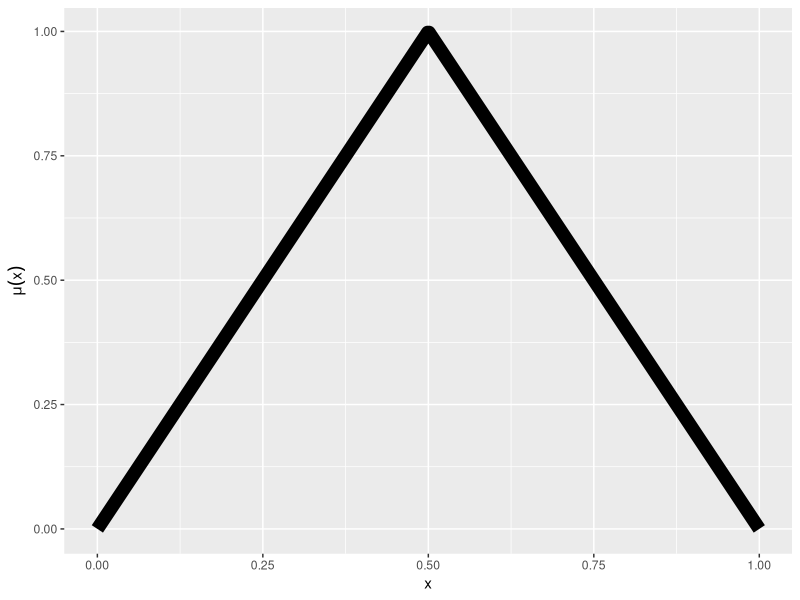
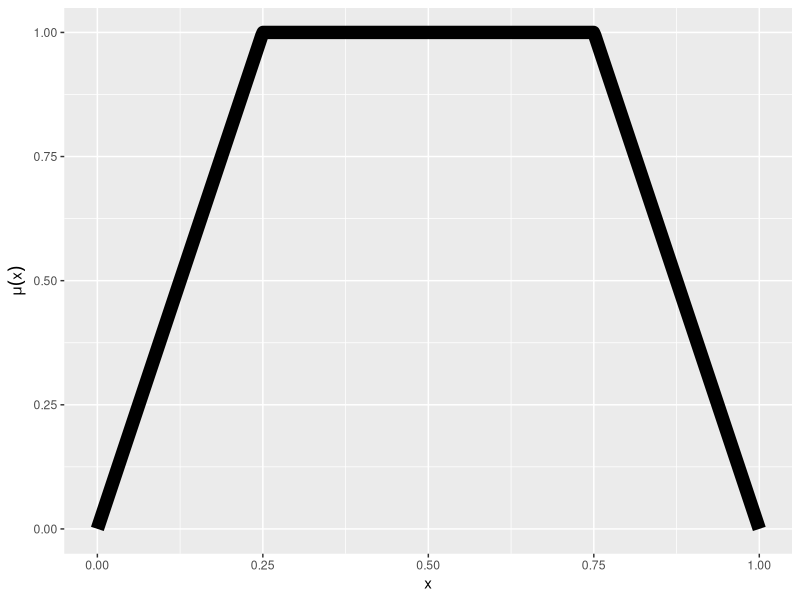
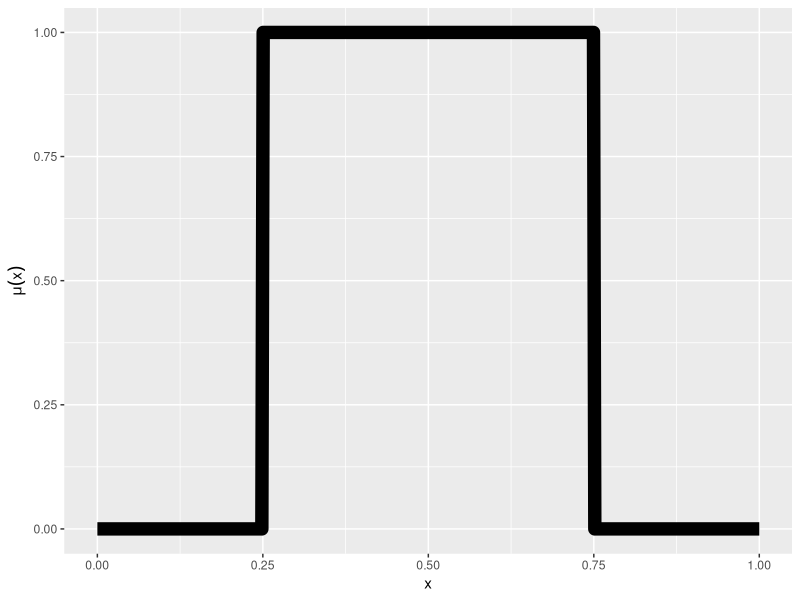
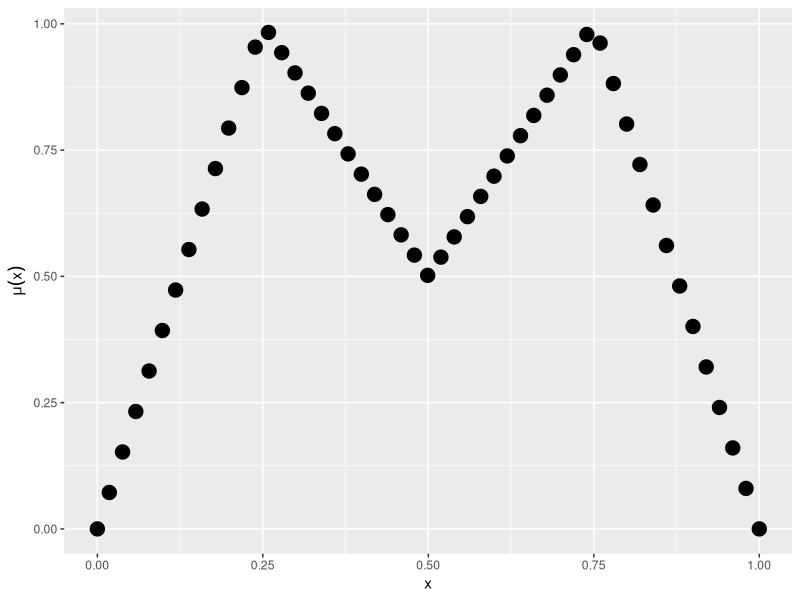
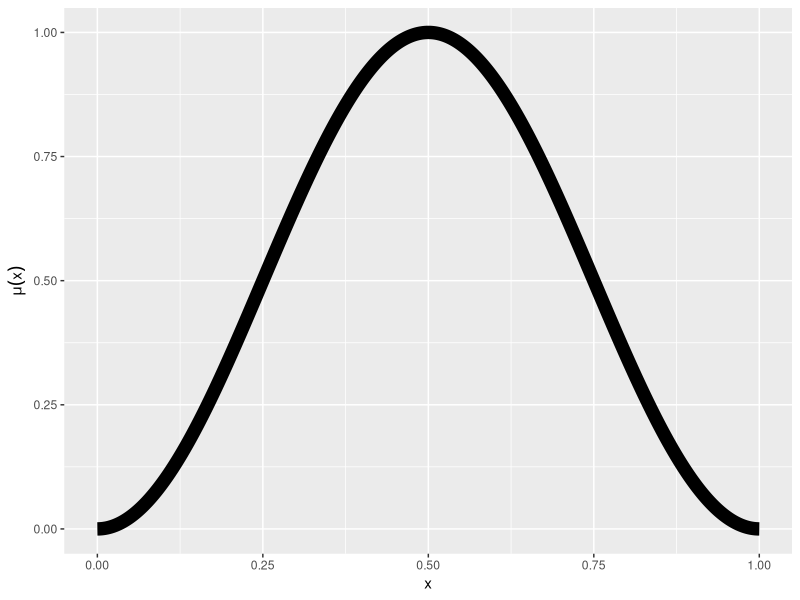
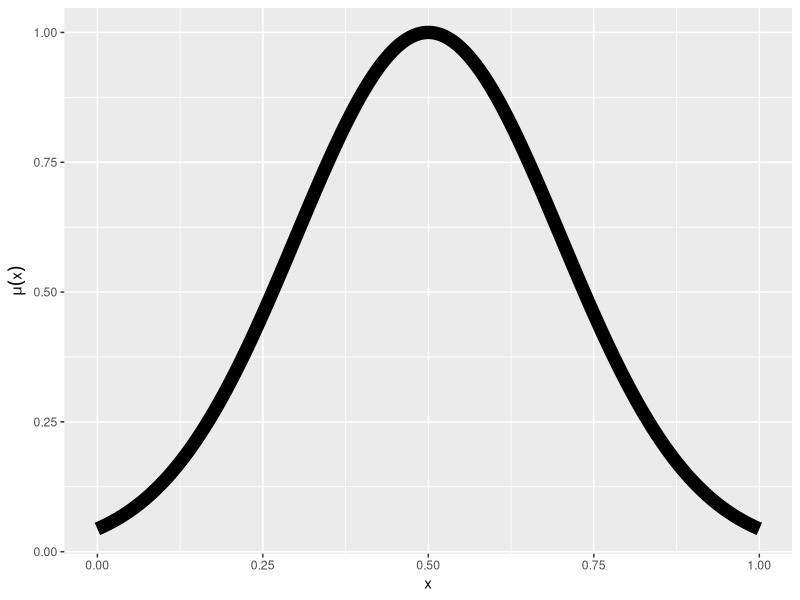
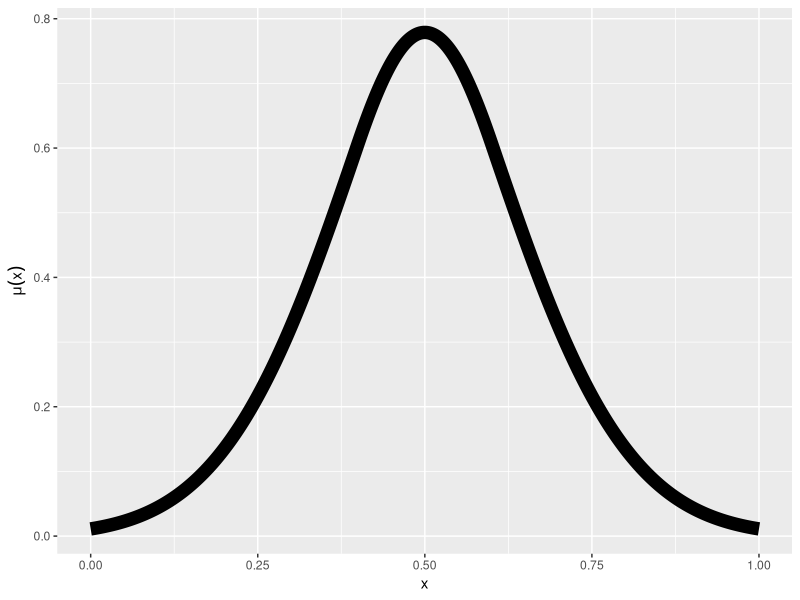
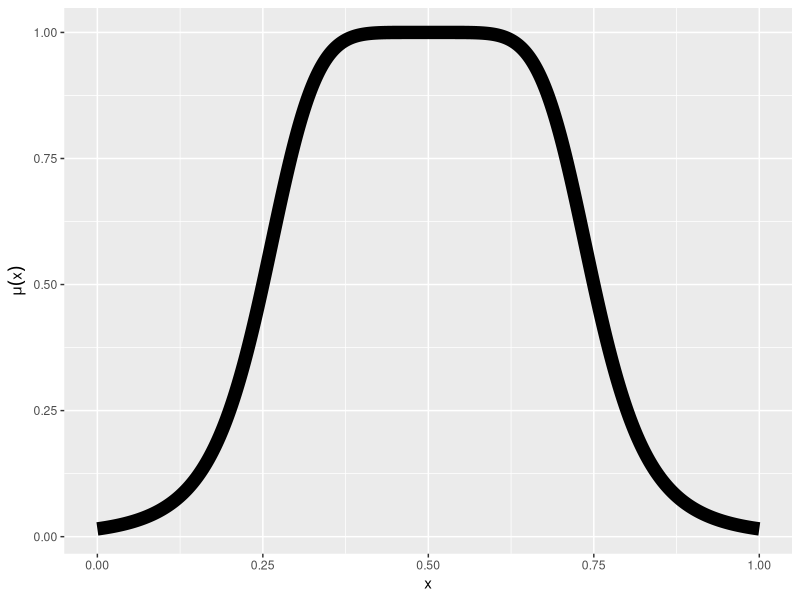

Source code (R) for these figures, in order:
library('ggplot2')

isEq = function(a,b,error=1e-5){
    abs(a - b) <= error
}

isLt = function(a,b,error=1e-5){
    !isEq(a,b,error) & a < b
}

isGt = function(a,b,error=1e-5){
    !isEq(a,b,error) & a > b
}

isLE = function(a,b,error=1e-5){
    isEq(a,b,error) | a < b
}

isGE = function(a,b,error=1e-5){
    isEq(a,b,error) | a > b
}

#Scale: Scales a number to a different scale
Scale = function(value, toMin, toMax, fromMin=min(value), fromMax=max(value)){
      (toMax - toMin) / (fromMax - fromMin) * (value - fromMin) + toMin
}

#Basic

term.triangle = function(x, a, b, c){
    if (isLt(x,a) | isGt(x,c)) 
        0.0
    else if (isEq(x,b))
        1.0
    else if (isLt(x,b))
        (x - a) / (b - a)
    else 
        result = (c - x) / (c - b)    
}

term.trapezoid = function(x,a,b,c,d){
        if (isLt(x, a) | isGt(x, d))
            0.0
        else if (isLE(x, b))
            min(1.0, (x - a) / (b - a))
        else if (isLE(x, c))
            1.0
        else if (isLE(x, d))
            (d - x) / (d - c)
}

term.rectangle = function(x,a,b){
    if (isLt(x, a) | isGt(x,b)) 
        0.0
    else 1.0
}

term.discrete = function(x, a, b){
    diff = b-a
    if (isLt(x,a) | isGt(x,b))
        0.0
    else if (isLt(x,.25 * diff))
        Scale(x, 0, 1, a, a + diff*.25)
    else if (isLt(x, .5*diff))
        Scale(x,1,0.5, a + diff*.25, a + diff*.5)
    else if (isLt(x, .75*diff))
        Scale(x,0.5,1,a+diff*.5, a+diff*.75)
    else if (isLt(x, diff))
        Scale(x, 1, 0, a+diff*.75, a+diff)
    else {0.0}
#    else if (isLt(x, a*.5)
}


term.bell = function(x, center, width, slope){
    1.0 / (1.0 + abs((x - center) / width)**(2 * slope));
}

#EXTENDED

term.cosine = function(x, center, width){
    if (isLt(x, center-width/2.0) || isGt(x, center+width/2.0)){
        0.0
    }else{
        0.5 * (1.0 + cos(2.0 / width * pi * (x - center)))
    }
}

term.gaussian = function(x, mean, sd){
    exp((-(x - mean) * (x - mean)) / (2 * sd * sd));
}

term.gaussianProduct = function(x, meanA, sdA, meanB, sdB){
        xLEa = isLE(x, meanA)
        a = exp((-(x - meanA) * (x - meanA)) / (2 * sdA * sdA)) * xLEa + (1 - xLEa)
        xGEb = isGE(x, meanB)
        b = exp((-(x - meanB) * (x - meanB)) / (2 * sdB * sdB)) * xGEb + (1 - xGEb)
        a * b
}

term.bell = function(x, center, width, slope){
    1.0 / (1.0 + abs((x - center) / width)** (2 * slope))
}

term.piShape = function(x, bottomLeft, topLeft, topRight, bottomRight){
        a_b_ave = (bottomLeft + topLeft) / 2.0
        b_minus_a = topLeft - bottomLeft
        c_d_ave = (topRight + bottomRight) / 2.0
        d_minus_c = bottomRight - topRight

        if (isLE(x, bottomLeft)) 0.0

        else if (isLE(x, a_b_ave))
            2.0 * ((x - bottomLeft) / b_minus_a) ** 2

        else if (isLt(x, topLeft))
            1.0 - 2.0 * ((x - topLeft) / b_minus_a)** 2

        else if (isLE(x, topRight))
            1.0

        else if (isLE(x, c_d_ave))
            1 - 2 * ((x - topRight) / d_minus_c)**2

        else if (isLt(x, bottomRight))
            2 * ((x - bottomRight) / d_minus_c)** 2

        else 0.0
}

term.sigmoidDifference = function(x, left, rising, falling, right){
        a = 1.0 / (1 + exp(-rising * (x - left)))
        b = 1.0 / (1 + exp(-falling * (x - right)))
        abs(a - b)
}

term.sigmoidProduct = function(x, left, rising, falling, right){
        a = 1.0 / (1 + exp(-rising * (x - left)))
        b = 1.0 / (1 + exp(-falling * (x - right)))
        abs(a * b)
}

term.spike = function(x, center, width){
    exp(-abs( 10 / width * (x-center)))
}

#EDGES

term.binary = function(x, threshold, direction){
    if (isGE(direction,0.0) && isGE(x, threshold)){
        1.0
    }else if (isLt(direction, 0.0) && isLE(x, threshold)){
        1.0
    }else{
        0.0
    }
}

term.concave = function(x, inflection, end){
    if (isLE(inflection, end)){ #Concave increasing
        if (isLt(x, end)){
            (end - inflection) / (2 * end - inflection - x)
        }else{ 1.0 }
    } else{ #Concave decreasing
        if (isGt(x, end)){
            (inflection - end) / (inflection -2 * end + x)
        }else{ 1.0 }
    }
}


term.ramp = function(x, start, end){
        if (isEq(start, end)) 0.0
        
        else if (isLt(start, end)) {
            if (isLE(x, start)) 0.0
            else if (isGE(x, end))  1.0
            else (x - start) / (end - start)
        } else {
            if (isGE(x, start)) 0.0
            else if (isLE(x, end)) 1.0
            else (start - x) / ( start - end)
        }
}

term.sigmoid = function(x, inflection, slope){
    1.0 / (1.0 + exp(-slope * (x - inflection)))
}

term.sShape = function(x, start, end){
        average = (start + end) / 2
        difference = end - start

        if (isLE(x, start)) 0.0

        else if (isLE(x, average))
            2 * ((x - start) / difference) ** 2

        else if (isLt(x, end))
            1.0 - 2.0 * ((x - end) / difference) ** 2
        else 1.0
}

term.zShape = function(x, start, end){
        average = (start + end) / 2
        difference = end - start

        if (isLE(x, start)) 1.0

        else if (isLE(x, average))
            1.0 - 2.0 * ((x - start) / difference) ** 2

        else if (isLt(x, end))
            2.0 * ((x - end) / difference)** 2

        else 0.0
}







x = seq(0,1,length=500)
average = (max(x) + min(x))/2
diff = (max(x) - min(x))





dir.create('figure',showWarnings=F)


##################BASIC

triangle.df = data.frame(x, y=sapply(x, term.triangle, min(x), average, max(x)))
image = ggplot(triangle.df, aes(x,y, size=2, lineend='round')) + geom_line() + ylab(expression(mu(x))) + theme(legend.position='none')
ggsave('figure/triangle.svg', image, width=3, height=3)


trapezoid.df = data.frame(x, y=sapply(x, term.trapezoid, min(x), min(x) + .25 * diff, min(x) + .75*diff, max(x)))
image = ggplot(trapezoid.df, aes(x,y, size=2, lineend='round')) + geom_line() + ylab(expression(mu(x))) + theme(legend.position='none')
ggsave('figure/trapezoid.svg', image, width=3, height=3)


rectangle.df = data.frame(x, y=sapply(x, term.rectangle, min(x) + .25*diff,  min(x) + .75*diff))
image = ggplot(rectangle.df, aes(x,y, size=2, lineend='round')) + geom_line() + ylab(expression(mu(x))) + theme(legend.position='none')
ggsave('figure/rectangle.svg', image, width=3, height=3)


discrete.x = x[c(1, seq(10, 495, 10), 500)]
discrete.df = data.frame(x=discrete.x, y=sapply(discrete.x, term.discrete, min(x),  max(x)))
image = ggplot(discrete.df, aes(x,y, size=2, lineend='round')) + geom_point() + ylab(expression(mu(x))) + theme(legend.position='none')
ggsave('figure/discrete.svg', image, width=3, height=3)



#################EXTENDED

cosine.df = data.frame(x, y=sapply(x, term.cosine, average, diff))
image = ggplot(cosine.df, aes(x,y, size=2, lineend='round')) + geom_line() + ylab(expression(mu(x))) + theme(legend.position='none')
ggsave('figure/cosine.svg', image, width=3, height=3)


gaussian.df = data.frame(x, y=sapply(x, term.gaussian, average,  .2*diff))
image = ggplot(gaussian.df, aes(x,y, size=2, lineend='round')) + geom_line() + ylab(expression(mu(x))) + theme(legend.position='none')
ggsave('figure/gaussian.svg', image, width=3, height=3)


gaussianProduct.df = data.frame(x, y=sapply(x, term.gaussianProduct, average+.1,  .2*diff, average-.1, .2*diff))
image = ggplot(gaussianProduct.df, aes(x,y, size=2, lineend='round')) + geom_line() + ylab(expression(mu(x))) + theme(legend.position='none')
ggsave('figure/gaussianProduct.svg', image, width=3, height=3)


bell.df = data.frame(x, y=sapply(x, term.bell, average,  .25*diff, 3.0))
image = ggplot(bell.df, aes(x,y, size=2, lineend='round')) + geom_line() + ylab(expression(mu(x))) + theme(legend.position='none')
ggsave('figure/bell.svg', image, width=3, height=3)


piShape.df = data.frame(x, y=sapply(x, term.piShape, min(x), average, average, max(x)))
image = ggplot(piShape.df, aes(x,y, size=2, lineend='round')) + geom_line() + ylab(expression(mu(x))) + theme(legend.position='none')
ggsave('figure/piShape.svg', image, width=3, height=3)


sigmoidDifference.df = data.frame(x, y=sapply(x, term.sigmoidDifference, min(x) + .25*diff, 20/diff, 20/diff, min(x)+.75*diff))
image = ggplot(sigmoidDifference.df, aes(x,y, size=2, lineend='round')) + geom_line() + ylab(expression(mu(x))) + theme(legend.position='none')
ggsave('figure/sigmoidDifference.svg', image, width=3, height=3)


sigmoidProduct.df = data.frame(x, y=sapply(x, term.sigmoidProduct, min(x) + .25*diff, 10/diff, -10/diff, min(x)+.75*diff))
image = ggplot(sigmoidProduct.df, aes(x,y, size=2, lineend='round')) + geom_line() + ylab(expression(mu(x))) + theme(legend.position='none')
ggsave('figure/sigmoidProduct.svg', image, width=3, height=3)


spike.df = data.frame(x, y=sapply(x, term.spike, average, diff))
image = ggplot(spike.df, aes(x,y, size=2, lineend='round')) + geom_line() + ylab(expression(mu(x))) + theme(legend.position='none')
ggsave('figure/spike.svg', image, width=3, height=3)



###############EDGE

#Binary
binary.dfa = data.frame(x, y=sapply(x, term.binary, min(x) + .25*diff, -1))
binary.dfb = data.frame(x, y=sapply(x, term.binary, min(x) + .75*diff, 1))
image = ggplot(binary.dfa, aes(x,y, size=2, lineend='round')) + 
        geom_line(data=binary.dfb, aes(x,y, size=2, lineend='round')) + 
        geom_line() + ylab(expression(mu(x))) + theme(legend.position='none')   
ggsave('figure/binary.svg', image, width=3, height=3)

#Concave
concave.dfa = data.frame(x, y=sapply(x, term.concave, average, max(x)-.2))
concave.dfb = data.frame(x, y=sapply(x, term.concave, average, 1-(max(x)-.2)))
image = ggplot(concave.dfa, aes(x,y, size=2, lineend='round')) + 
        geom_line(data=concave.dfb, aes(x,y, size=2, lineend='round')) + 
        geom_line() + ylab(expression(mu(x))) + theme(legend.position='none')   
ggsave('figure/concave.svg', image, width=3, height=3)

#RAMP
ramp.dfa = data.frame(x, y=sapply(x, term.ramp, max(x)-.2, min(x)+.2))
ramp.dfb = data.frame(x, y=sapply(x, term.ramp, min(x)+.2, max(x)-.2))
image = ggplot(ramp.dfa, aes(x,y, size=2, lineend='round')) + 
        geom_line(data=ramp.dfb, aes(x,y, size=2, lineend='round')) + 
        geom_line() + ylab(expression(mu(x))) + theme(legend.position='none') 
ggsave('figure/ramp.svg', image, width=3, height=3)


sigmoid.dfa = data.frame(x, y=sapply(x, term.sigmoid, average, 20/diff))
sigmoid.dfb = data.frame(x, y=sapply(x, term.sigmoid, average, -20/diff))
image = ggplot(sigmoid.dfa, aes(x,y, size=2, lineend='round')) + 
        geom_line(data=sigmoid.dfb, aes(x,y, size=2, lineend='round')) + 
        geom_line() + ylab(expression(mu(x))) + theme(legend.position='none')
ggsave('figure/sigmoid.svg', image, width=3, height=3)


sShape.df = data.frame(x, y=sapply(x, term.sShape, min(x), max(x)))
image = ggplot(sShape.df, aes(x,y, size=2, lineend='round')) + geom_line() + ylab(expression(mu(x))) + theme(legend.position='none')
ggsave('figure/sShape.svg', image, width=3, height=3)


zShape.df = data.frame(x, y=sapply(x, term.zShape, min(x), max(x)))
image = ggplot(zShape.df, aes(x,y, size=2, lineend='round')) + geom_line() + ylab(expression(mu(x))) + theme(legend.position='none')
ggsave('figure/zShape.svg', image, width=3, height=3)



